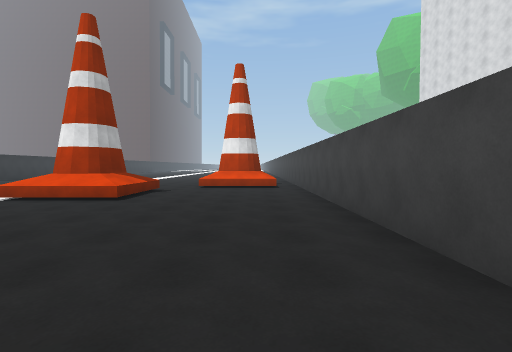
view 1 (above)

20 first-person views from a walk through a 3-D level made in the Unity game engine. The camera is 1.5 m above the floor, tilts 2° down and sees 85° across. The floor is counted in squares, 2 m on a side. Each view is taken from the middle of a square. On the plan, view 1 faces up. The plan holds only what a view shows up to about 10 squares ahead; the rest is blank. The place goes on beyond the plan. Some animated figures are left out.

view 2
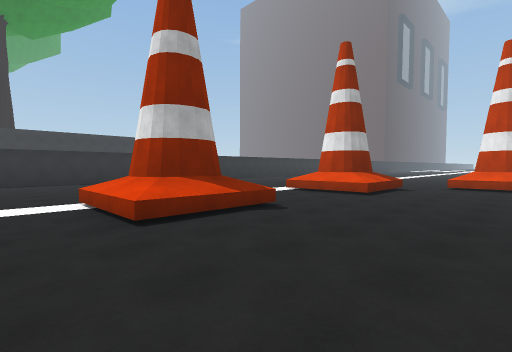

view 3
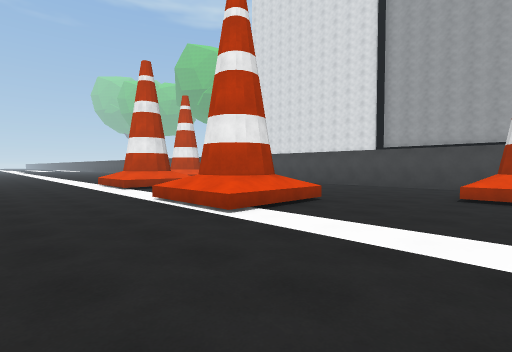

view 4
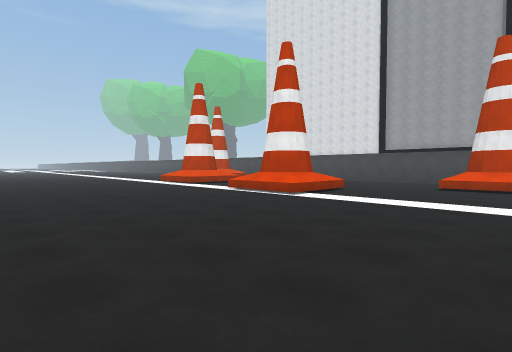

view 5
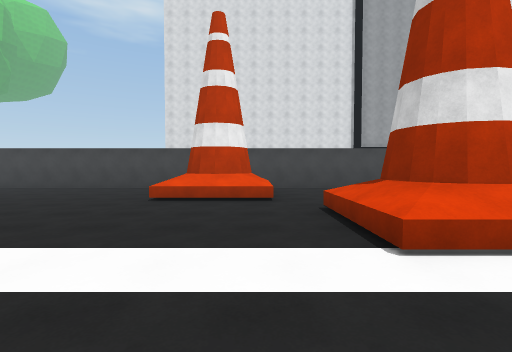

view 6
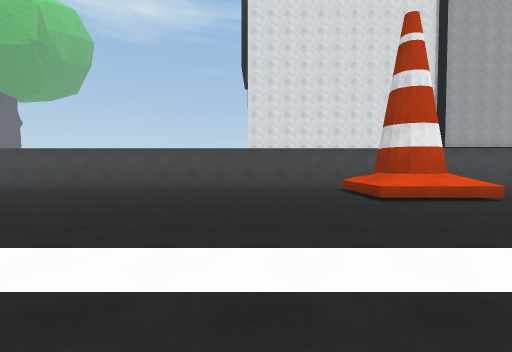

view 7
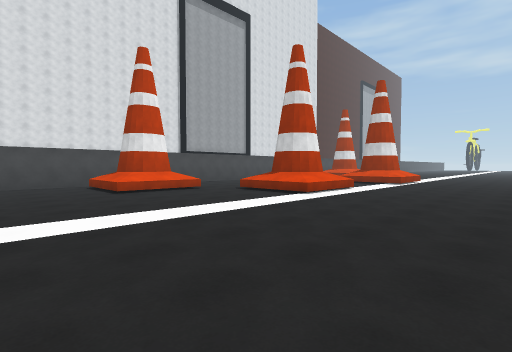

view 8
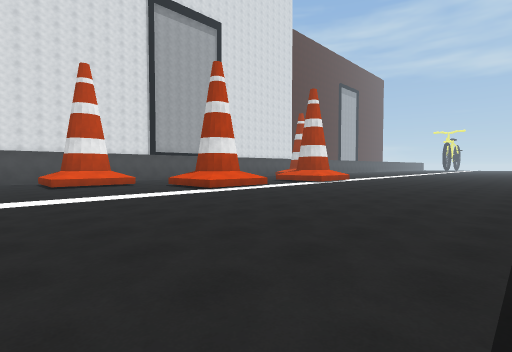

view 9
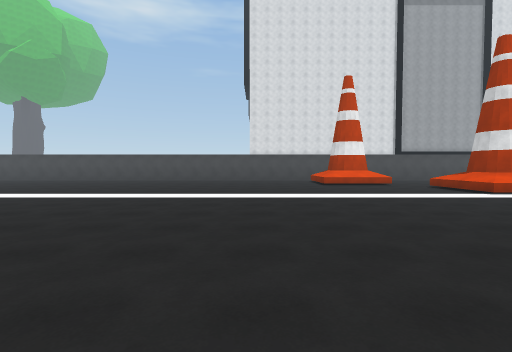

view 10
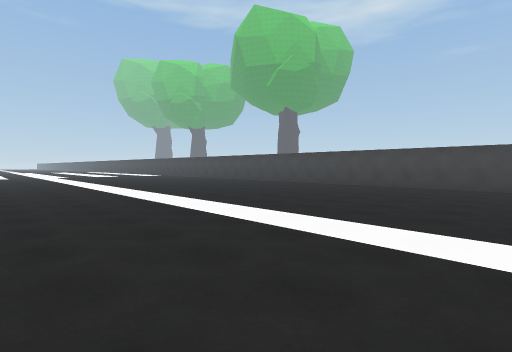

view 11
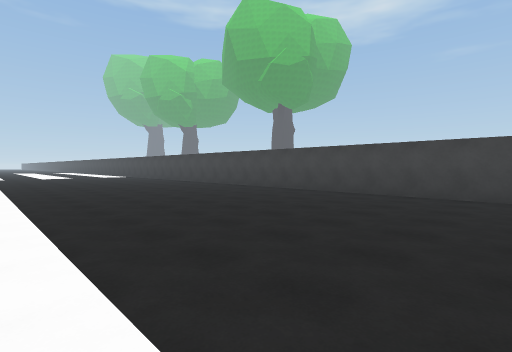

view 12
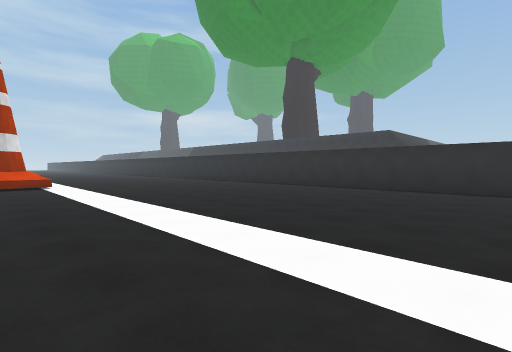

view 13
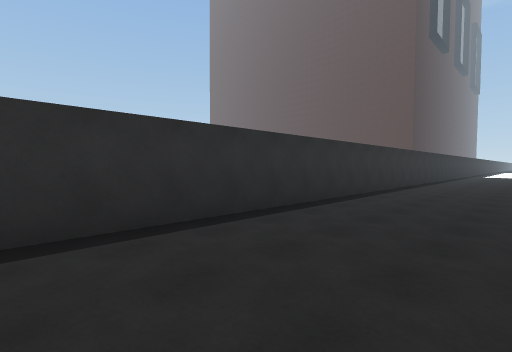

view 14
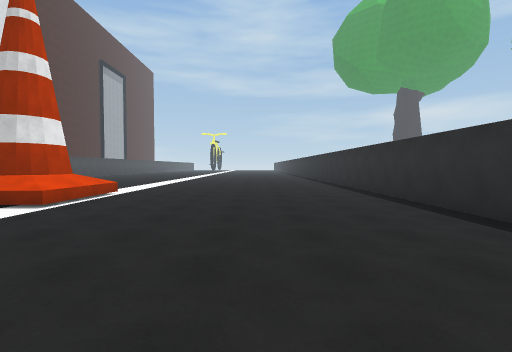

view 15
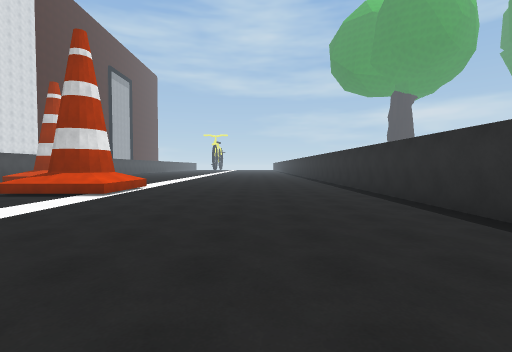

view 16
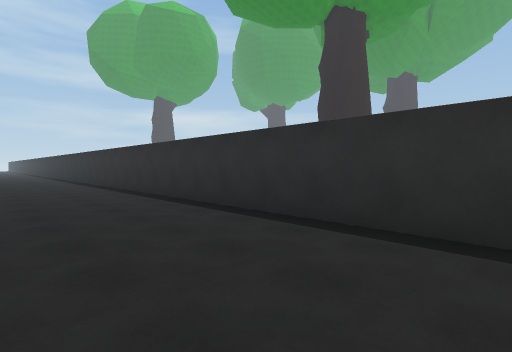

view 17
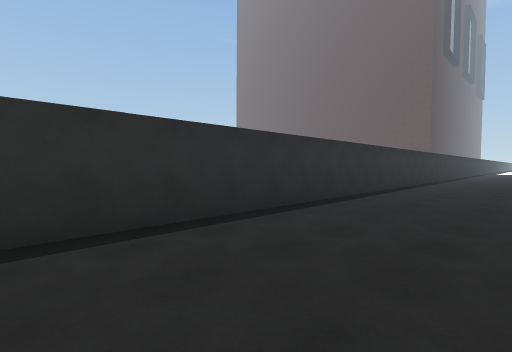

view 18
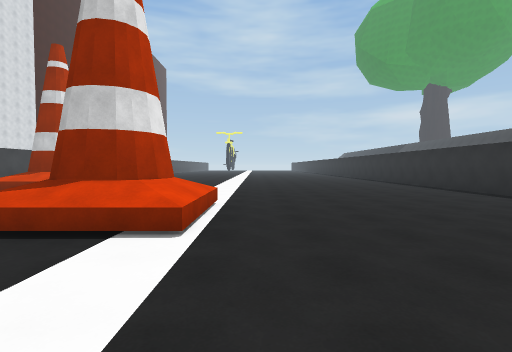

view 19
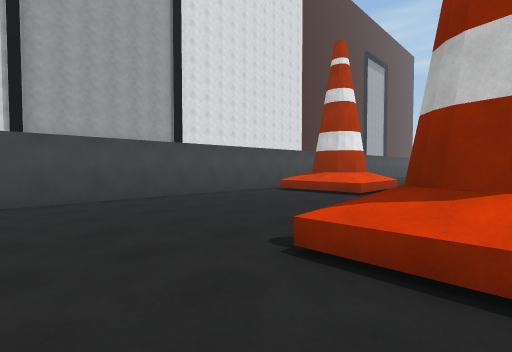

view 20
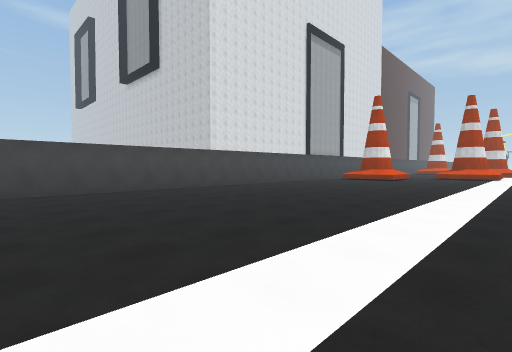

### Floor plan
Key: @ floor where view 1 was taken; # wall or solid block; . floor; ^ raised ledge.
Columns run from 14 left of view 1 to 2 right of it. Each row starts with its distance up from view 1.
 27 #...............#
 26 #...............#
 25 #...............#
 24 #...............#
 23 #...............#
 22 #...............#
 21 #...............#
 20 #...............#
 19 #...............#
 18 #...............#
 17 #...............#
 16 #...............#
 15 #...............#
 14 #...............#
 13 #...............#
 12 #...........^^^.#
 11 #...........^#  #
 10 #...........^#^.#
  9 #........^^.....#
  8 #........##^....#
  7 #........##^....#
  6 #........^^^....#
  5 #...............#
  4 #...............#
  3 #.......^^^.....#
  2 #.......^##.....#
  1 #.......^#^.....#
  0 #.............@.#
 -1 #...............#
 -2 #...........^^^^#
 -3 #...........^## #
 -4 #...........^^  #

Positions as (right, up) in squares from view 1, and headings:
1: (0, 0), facing up
2: (0, -1), facing up-left
3: (-9, -3), facing up-right
4: (-12, -4), facing up-right
5: (-8, 10), facing right
6: (-8, 15), facing right
7: (-10, 15), facing down-right
8: (-13, 14), facing down-right
9: (-13, 15), facing right
10: (-9, 19), facing up-right
11: (-6, 20), facing up-right
12: (-4, 20), facing down-left
13: (-10, 17), facing up-left
14: (-10, 8), facing down
15: (-10, 10), facing down
16: (-10, 11), facing down-left
17: (-10, 9), facing up-left
18: (-7, 6), facing down
19: (-5, 5), facing down-right
20: (-7, 27), facing down-right
